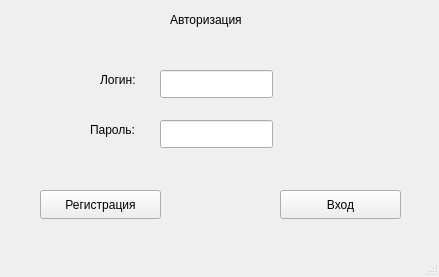
<?xml version="1.0" encoding="UTF-8"?>
<ui version="4.0">
 <class>MainWindow</class>
 <widget class="QMainWindow" name="MainWindow">
  <property name="geometry">
   <rect>
    <x>0</x>
    <y>0</y>
    <width>439</width>
    <height>277</height>
   </rect>
  </property>
  <property name="windowTitle">
   <string>MainWindow</string>
  </property>
  <widget class="QWidget" name="centralwidget">
   <widget class="QLabel" name="label">
    <property name="geometry">
     <rect>
      <x>170</x>
      <y>10</y>
      <width>91</width>
      <height>20</height>
     </rect>
    </property>
    <property name="text">
     <string>Авторизация </string>
    </property>
   </widget>
   <widget class="QLineEdit" name="lineEdit_password">
    <property name="geometry">
     <rect>
      <x>160</x>
      <y>120</y>
      <width>113</width>
      <height>28</height>
     </rect>
    </property>
   </widget>
   <widget class="QLineEdit" name="lineEdit_login">
    <property name="geometry">
     <rect>
      <x>160</x>
      <y>70</y>
      <width>113</width>
      <height>28</height>
     </rect>
    </property>
   </widget>
   <widget class="QLabel" name="label_2">
    <property name="geometry">
     <rect>
      <x>100</x>
      <y>70</y>
      <width>51</width>
      <height>20</height>
     </rect>
    </property>
    <property name="text">
     <string>Логин:</string>
    </property>
   </widget>
   <widget class="QLabel" name="label_3">
    <property name="geometry">
     <rect>
      <x>90</x>
      <y>120</y>
      <width>61</width>
      <height>20</height>
     </rect>
    </property>
    <property name="text">
     <string>Пароль:</string>
    </property>
   </widget>
   <widget class="QPushButton" name="pushButton_entry">
    <property name="geometry">
     <rect>
      <x>280</x>
      <y>190</y>
      <width>121</width>
      <height>29</height>
     </rect>
    </property>
    <property name="text">
     <string>Вход</string>
    </property>
   </widget>
   <widget class="QPushButton" name="pushButton_regist">
    <property name="geometry">
     <rect>
      <x>40</x>
      <y>190</y>
      <width>121</width>
      <height>29</height>
     </rect>
    </property>
    <property name="text">
     <string>Регистрация</string>
    </property>
   </widget>
   <widget class="QLabel" name="label_4">
    <property name="geometry">
     <rect>
      <x>90</x>
      <y>160</y>
      <width>241</width>
      <height>20</height>
     </rect>
    </property>
    <property name="text">
     <string/>
    </property>
   </widget>
  </widget>
  <widget class="QMenuBar" name="menubar">
   <property name="geometry">
    <rect>
     <x>0</x>
     <y>0</y>
     <width>439</width>
     <height>25</height>
    </rect>
   </property>
  </widget>
  <widget class="QStatusBar" name="statusbar"/>
 </widget>
 <resources/>
 <connections/>
</ui>
